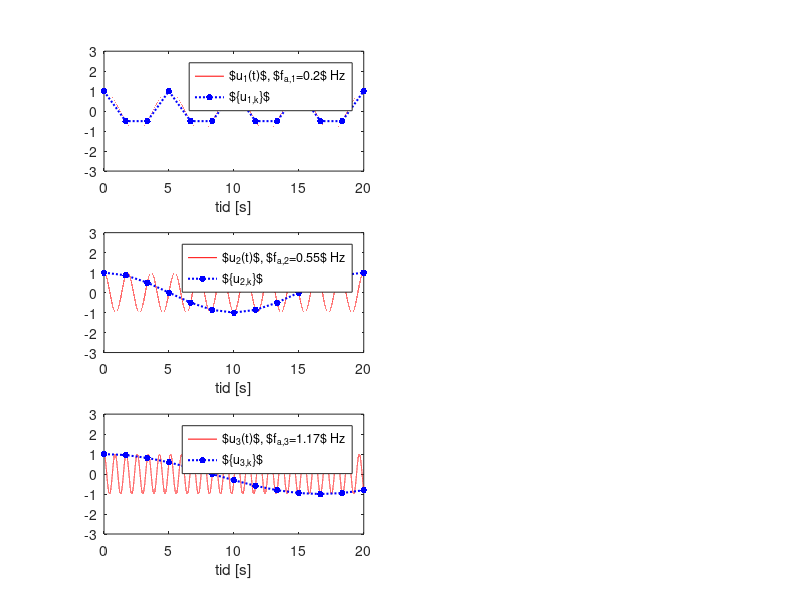

Recreate this plot in MATLAB. (Note: this script raises an error after producing the figure.)
%% c) Sampling og nedfolding av sammensatt signal
clear; close all; clc

% Velg samplingsfrekvenser i området 0.6 < fs < 3 Hz
% Start gjerne på fs=3 og reduser i steg på 0.2 Hz 
fs = 0.6;  % [Hz]

%-------------------------------------------------------------
% Lager først analogt signal u_a basert på 
% u_a1, u_a2 og u_a3 og kontinuerlig tid t_a  
%-------------------------------------------------------------
% Frekvensene i det analoge signalet. 
f_a1 = 0.2;  % Hz
f_a2 = 0.55;  % Hz
f_a3 = 1.17;  % Hz
t_slutt = 20;              % sekund
t_a = 0:0.0001:t_slutt;    % "t_a" er kontinuerlige t
u_a1 = cos(2*pi*f_a1*t_a);   
u_a2 = cos(2*pi*f_a2*t_a);
u_a3 = cos(2*pi*f_a3*t_a);
u_a = u_a1 + u_a2 + u_a3;


%--------------------------------------------------------------
% Lager diskret signal {u_k} basert på {u_1,k}, {u_2,k}, {u_3,k}
% og diskret tid {t_k}. 
% Kaller disse for u, u_1, u_2, u_3 og t. 
%--------------------------------------------------------------
Ts = 1/fs;       % [sek], sampletid
fN = fs/2;
t = 0:Ts:t_slutt;
u_1 = cos(2*pi*f_a1*t);    
u_2 = cos(2*pi*f_a2*t);
u_3 = cos(2*pi*f_a3*t);
u = u_1 + u_2 + u_3;

figure
set(gcf,'position',[550 200 650 650])
subplot(3,2,1)
plot(t_a, u_a1,'r-')
hold on
plot(t, u_1,'b:','Linewidth',1.5,'Marker','.','MarkerSize',15)

xlabel('tid [s]')
ylim([-3 3])
legend(['$u_1(t)$, $f_{a,1}=',num2str(f_a1),'$ Hz'],...
    '$\{u_{1,k}\}$')

subplot(3,2,3)
plot(t_a, u_a2,'r-')
hold on
plot(t, u_2,'b:','Linewidth',1.5,'Marker','.','MarkerSize',15)
xlabel('tid [s]')
ylim([-3 3])
legend(['$u_2(t)$, $f_{a,2}=',num2str(f_a2),'$ Hz'],...
    '$\{u_{2,k}\}$')

subplot(3,2,5)
plot(t_a, u_a3,'r-')
hold on
plot(t, u_3,'b:','Linewidth',1.5,'Marker','.','MarkerSize',15)
xlabel('tid [s]')
ylim([-3 3])
legend(['$u_3(t)$, $f_{a,3}=',num2str(f_a3),'$ Hz'],...
    '$\{u_{3,k}\}$')

sgtitle(['Sampling av analoge signal. ',...
    'Samplingsfrekvens $f_s=$ ',num2str(fs),' Hz'])

subplot(3,2,2)
plot(t_a, u_a,'r-')
hold on
plot(t, u,'b:','Linewidth',1.5,'Marker','.','MarkerSize',15)
xlabel('tid [s]')
ylim([-3 3])
legend('$u(t)=u_1(t)+u_2(t)+u_3(t)$',...
    '$\{u_{k}\}$')


[frekvens_u,spekter_u]=FrekvensSpekterSignal(u,t);

subplot(3,2,4)
plot(t,u)
ylim([-3 3])
xlabel('tid $t$ [s]')
legend(['$\{u_{k}\}$, $f_s$=',num2str(fs),' Hz'])

subplot(3,2,6)
plot(frekvens_u,spekter_u)
grid
title('Frekvens-spekter av $\{u_{k}\}$')
xlabel('Frekvenser $f_d$ [Hz] i signalet $\{u_{k}\}$')
ylabel('Amplitude')
xticks([0,f_a1,f_a2,f_a3])  % x-akse-verdiene er de analoge frekvensene
xlim([0,1.5])               % tilpasser x-aksen 


